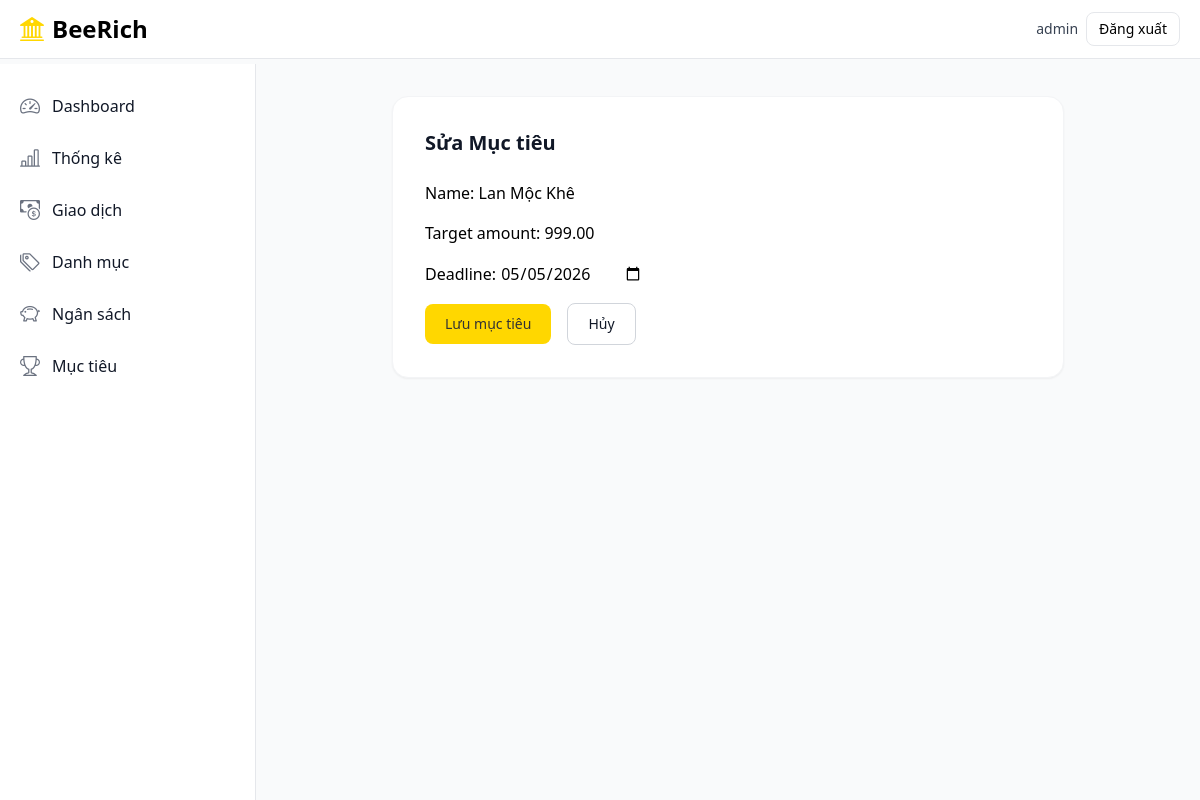
The app's page /finance/goals/1/edit/ (signed in) with its own data.
### finance/models.py (models this page shows, shortened)
class SavingGoal(models.Model):
    user = models.ForeignKey(settings.AUTH_USER_MODEL, on_delete=models.CASCADE, related_name="saving_goals")
    name = models.CharField(max_length=100)
    target_amount = models.DecimalField(max_digits=14, decimal_places=2, validators=[MinValueValidator(Decimal("0.01"))])
    current_amount = models.DecimalField(max_digits=14, decimal_places=2, default=0)
    deadline = models.DateField()
    is_completed = models.BooleanField(default=False)
    created_at = models.DateTimeField(auto_now_add=True)

### finance/views.py (the view)
# urls.py: path("goals/<int:pk>/edit/", views.SavingGoalUpdateView.as_view(), name="goal_update"),
class SavingGoalUpdateView(LoginRequiredMixin, UpdateView):
    model = SavingGoal
    form_class = SavingGoalForm
    template_name = "finance/goal_form.html"
    success_url = reverse_lazy("finance:goal_list")
    def get_queryset(self):
        return SavingGoal.objects.filter(user=self.request.user)

### finance/forms.py
class SavingGoalForm(forms.ModelForm):
    class Meta:
        model = SavingGoal
        fields = ("name", "target_amount", "deadline")
        widgets = {"deadline": forms.DateInput(attrs={"type": "date"})}

### templates/finance/goal_form.html (shortened to what this page needs)
{% extends "finance/base.html" %}
{% block content %}
<div class="max-w-2xl mx-auto bg-white p-8 rounded-2xl shadow-sm border border-gray-100">
    <h3 class="text-xl font-bold mb-6 text-gray-900">{% if object %}Sửa{% else %}Tạo{% endif %} Mục tiêu</h3>
    <form method="post" class="space-y-4">
        {{ form.as_p }}
        <div class="flex items-center gap-4">
            <button type="submit" class="px-5 py-2.5 text-sm font-medium text-secondary bg-primary rounded-lg hover:bg-yellow-500 transition">Lưu mục tiêu</button>
            <a href="{% url 'finance:goal_list' %}" class="px-5 py-2.5 text-sm font-medium text-gray-900 bg-white border border-gray-300 rounded-lg hover:bg-gray-100 transition">Hủy</a>
        </div>
    </form>
</div>
{% endblock %}

### templates/finance/base.html (shortened to what this page needs)
<!DOCTYPE html>
<html lang="en">
<head>
    <script src="https://cdn.tailwindcss.com"></script>
    <link rel="stylesheet" href="https://cdn.jsdelivr.net/npm/bootstrap-icons@1.11.3/font/bootstrap-icons.min.css">
</head>
<body class="bg-gray-50 font-sans leading-normal tracking-normal">
    <nav class="bg-white border-b border-gray-200 fixed w-full z-30 top-0">
        <div class="px-3 py-3 lg:px-5 lg:pl-3">
            <div class="flex items-center justify-between">
                <div class="flex items-center justify-start">
                    <a href="{% url 'dashboard' %}" class="flex ml-2 md:mr-24">
                        <i class="bi bi-bank2 text-2xl text-primary mr-2"></i>
                        <span class="self-center text-xl font-semibold sm:text-2xl whitespace-nowrap">BeeRich</span>
                    </a>
                </div>
                <div class="flex items-center gap-2">
                    {% if user.is_authenticated %}
                        <span class="text-sm text-gray-700">{{ user.username }}</span>
                        <a href="{% url 'logout' %}" class="text-sm px-3 py-1.5 border rounded-lg">Đăng xuất</a>
                    {% else %}
                        <a href="{% url 'login' %}" class="text-sm px-3 py-1.5 border rounded-lg">Đăng nhập</a>
                        <a href="{% url 'register' %}" class="text-sm px-3 py-1.5 bg-primary rounded-lg">Đăng ký</a>
                    {% endif %}
                </div>
            </div>
        </div>
    </nav>
    <div class="flex pt-16 overflow-hidden bg-gray-50">
        {% if user.is_authenticated %}
        <aside class="fixed top-0 left-0 z-20 flex flex-col flex-shrink-0 hidden w-64 h-full pt-16 font-normal duration-75 lg:flex transition-width" aria-label="Sidebar">
            <div class="relative flex flex-col flex-1 min-h-0 pt-0 bg-white border-r border-gray-200">
                <div class="flex flex-col flex-1 pt-5 pb-4 overflow-y-auto">
                    <div class="flex-1 px-3 space-y-1 bg-white divide-y divide-gray-200">
                        <ul class="pb-2 space-y-2">
                            <li><a href="{% url 'finance:dashboard' %}" class="flex items-center p-2 text-base text-gray-900 rounded-lg hover:bg-gray-100"><i class="bi bi-speedometer2 text-xl text-gray-500"></i><span class="ml-3">Dashboard</span></a></li>
                            <li><a href="{% url 'finance:stats' %}" class="flex items-center p-2 text-base text-gray-900 rounded-lg hover:bg-gray-100"><i class="bi bi-bar-chart-line text-xl text-gray-500"></i><span class="ml-3">Thống kê</span></a></li>
                            <li><a href="{% url 'finance:transaction_list' %}" class="flex items-center p-2 text-base text-gray-900 rounded-lg hover:bg-gray-100"><i class="bi bi-cash-coin text-xl text-gray-500"></i><span class="ml-3">Giao dịch</span></a></li>
                            <li><a href="{% url 'finance:category_list' %}" class="flex items-center p-2 text-base text-gray-900 rounded-lg hover:bg-gray-100"><i class="bi bi-tags text-xl text-gray-500"></i><span class="ml-3">Danh mục</span></a></li>
                            <li><a href="{% url 'finance:budget_list' %}" class="flex items-center p-2 text-base text-gray-900 rounded-lg hover:bg-gray-100"><i class="bi bi-piggy-bank text-xl text-gray-500"></i><span class="ml-3">Ngân sách</span></a></li>
                            <li><a href="{% url 'finance:goal_list' %}" class="flex items-center p-2 text-base text-gray-900 rounded-lg hover:bg-gray-100"><i class="bi bi-trophy text-xl text-gray-500"></i><span class="ml-3">Mục tiêu</span></a></li>
                        </ul>
                    </div>
                </div>
            </div>
        </aside>
        {% endif %}
        <div class="relative w-full h-full overflow-y-auto bg-gray-50 {% if user.is_authenticated %}lg:ml-64{% endif %}">
            <main class="p-4 md:p-8">
                {% block content %}{% endblock %}
            </main>
        </div>
    </div>
</body>
</html>

### records on screen
SavingGoal: name "Lan Mộc Khê", target_amount "999.00", deadline "05/05/2026"

### other values on screen
{{ user.username }} "admin"
